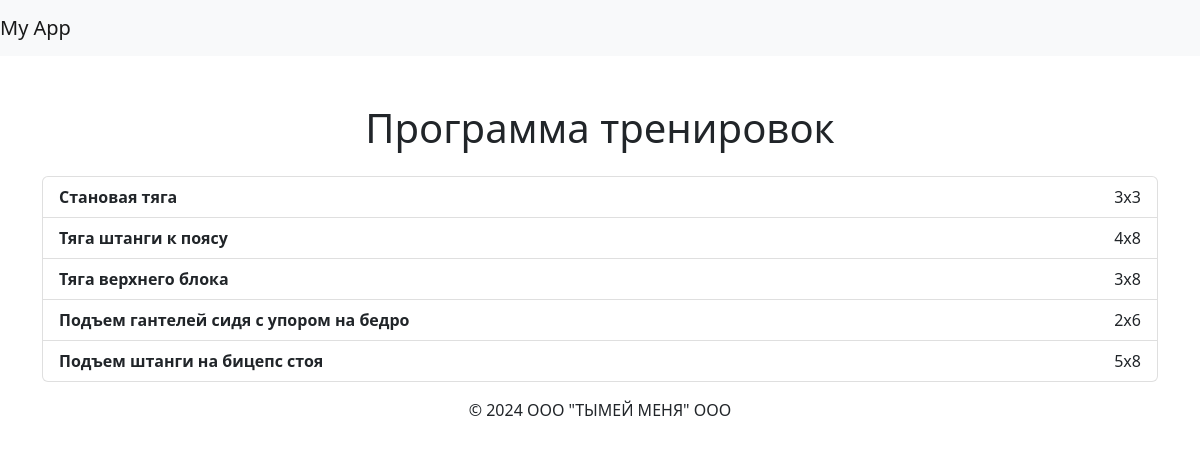
The page /combinations/intensity/workouts/3 on the database its author committed.
### models.py (models this page shows)
class Base(DeclarativeBase):
    pass

class Workouts(Base):
    __tablename__ = "workouts"
    id: Mapped [intpk]
    exercise: Mapped[str]
    intensity: Mapped[int] = mapped_column(ForeignKey('intensity.id'))
    periodicity: Mapped[str]
    combination_id:  Mapped[int] = mapped_column(ForeignKey('combinations_muscles_types.id'))
    training_number: Mapped[int]

### main.py (the view)
@app.get("/combinations/intensity/workouts/{id}", response_class=HTMLResponse)
async def enter_combination(request: Request, id: int):
    workouts = get_workouts(id)
    return templates.TemplateResponse(name="user_workouts.html", context={"request":request, "workouts": workouts})

### templates/user_workouts.html (shortened to what this page needs)
{% extends "base.html" %}
{% block content %}
<div class="container mt-5">
    <h1 class="text-center mb-4">Программа тренировок</h1>
    <ul class="list-group">
        {% for tren in workouts %}
        <li class="list-group-item d-flex justify-content-between align-items-center">
            <span class="fw-bold me-3">{{ tren.title }}</span>
            <span class="text-end" style="width: 120px;">{{ tren.per }}</span>
        </li>
        {% endfor %}
    </ul>
</div>
{% endblock %}

### rows shown on the page
Workouts: title "Становая тяга", per "3x3"
Workouts: title "Тяга штанги к поясу", per "4x8"
Workouts: title "Тяга верхнего блока", per "3x8"
Workouts: title "Подъем гантелей сидя с упором на бедро", per "2x6"
Workouts: title "Подъем штанги на бицепс стоя", per "5x8"
